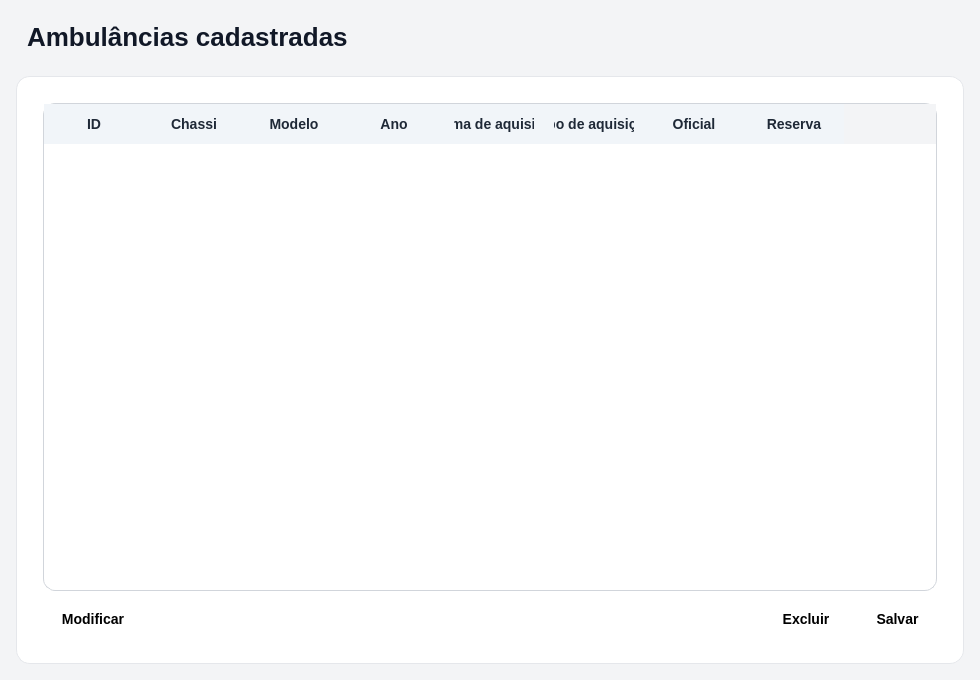
<?xml version="1.0" encoding="UTF-8"?>
<ui version="4.0">
 <class>ListarAmbulancias</class>
 <widget class="QWidget" name="ListarAmbulancias">
  <property name="geometry">
   <rect>
    <x>0</x>
    <y>0</y>
    <width>980</width>
    <height>680</height>
   </rect>
  </property>
  <property name="windowTitle">
   <string>Ambulâncias Cadastradas</string>
  </property>
  <property name="styleSheet">
   <string notr="true">
/* ============================
   ESTILO GERAL
============================ */
QWidget {
    background: #f3f4f6;
    font-family: &quot;Segoe UI&quot;, Arial;
    color: #1f2937;
    font-size: 14px;
}

/* ============================
   TÍTULO DA PÁGINA
============================ */
QLabel#tituloPagina {
    font-size: 26px;
    font-weight: 700;
    color: #111827;
    padding: 6px 4px 12px 4px;
}

/* ============================
   CARD PRINCIPAL DA TABELA
============================ */
QFrame#cardTabela {
    background: #ffffff;
    border-radius: 14px;
    border: 1px solid #e5e7eb;
    padding: 14px;
}

/* ============================
   TABELA
============================ */
QTableWidget {
    background: #ffffff;
    border-radius: 12px;
    border: 1px solid #d1d5db;
    gridline-color: #e5e7eb;
    selection-background-color: #4f46e5;
    selection-color: white;
    alternate-background-color: #f9fafb;
}

QHeaderView::section {
    background: #f1f5f9;
    color: #1f2937;
    padding: 10px;
    border: none;
    font-weight: bold;
    font-size: 14px;
}

QTableWidget::item:hover {
    background: #e0e7ff;
    color: #1e1b4b;
}

/* ============================
   BOTÕES
============================ */
QPushButton {
    padding: 10px 18px;
    border-radius: 10px;
    font-weight: 600;
    border: none;
}

QPushButton#btnModificar {
    background-color: #2563eb;
    color: white;
}
QPushButton#btnModificar:hover { background-color: #1d4ed8; }
QPushButton#btnModificar:pressed { background-color: #1e40af; }

QPushButton#btnExcluir {
    background-color: #dc2626;
    color: white;
}
QPushButton#btnExcluir:hover { background-color: #b91c1c; }
QPushButton#btnExcluir:pressed { background-color: #991b1b; }

QPushButton#btnSalvar {
    background-color: #16a34a;
    color: white;
}
QPushButton#btnSalvar:hover { background-color: #15803d; }
QPushButton#btnSalvar:pressed { background-color: #166534; }
   </string>
  </property>
  <layout class="QVBoxLayout" name="verticalLayout">
   <property name="spacing">
    <number>12</number>
   </property>
   <property name="leftMargin">
    <number>16</number>
   </property>
   <property name="topMargin">
    <number>16</number>
   </property>
   <property name="rightMargin">
    <number>16</number>
   </property>
   <property name="bottomMargin">
    <number>16</number>
   </property>
   <item>
    <widget class="QLabel" name="tituloPagina">
     <property name="text">
      <string>Ambulâncias cadastradas</string>
     </property>
     <property name="alignment">
      <set>Qt::AlignLeading|Qt::AlignLeft|Qt::AlignVCenter</set>
     </property>
    </widget>
   </item>
   <item>
    <widget class="QFrame" name="cardTabela">
     <property name="frameShape">
      <enum>QFrame::StyledPanel</enum>
     </property>
     <property name="frameShadow">
      <enum>QFrame::Raised</enum>
     </property>
     <layout class="QVBoxLayout" name="vboxCard">
      <property name="spacing">
       <number>10</number>
      </property>
      <property name="leftMargin">
       <number>12</number>
      </property>
      <property name="topMargin">
       <number>12</number>
      </property>
      <property name="rightMargin">
       <number>12</number>
      </property>
      <property name="bottomMargin">
       <number>12</number>
      </property>
      <item>
       <widget class="QTableWidget" name="tabelaAmbulancias">
        <property name="editTriggers">
         <set>QAbstractItemView::NoEditTriggers</set>
        </property>
        <property name="alternatingRowColors">
         <bool>true</bool>
        </property>
        <property name="selectionMode">
         <enum>QAbstractItemView::ExtendedSelection</enum>
        </property>
        <property name="selectionBehavior">
         <enum>QAbstractItemView::SelectRows</enum>
        </property>
        <property name="showGrid">
         <bool>true</bool>
        </property>
        <property name="gridStyle">
         <enum>Qt::SolidLine</enum>
        </property>
        <property name="sortingEnabled">
         <bool>true</bool>
        </property>
        <property name="cornerButtonEnabled">
         <bool>false</bool>
        </property>
        <property name="rowCount">
         <number>0</number>
        </property>
        <property name="columnCount">
         <number>8</number>
        </property>
        <column>
         <property name="text">
          <string>ID</string>
         </property>
        </column>
        <column>
         <property name="text">
          <string>Chassi</string>
         </property>
        </column>
        <column>
         <property name="text">
          <string>Modelo</string>
         </property>
        </column>
        <column>
         <property name="text">
          <string>Ano</string>
         </property>
        </column>
        <column>
         <property name="text">
          <string>Forma de aquisição</string>
         </property>
        </column>
        <column>
         <property name="text">
          <string>Tipo de aquisição</string>
         </property>
        </column>
        <column>
         <property name="text">
          <string>Oficial</string>
         </property>
        </column>
        <column>
         <property name="text">
          <string>Reserva</string>
         </property>
        </column>
       </widget>
      </item>
      <item>
       <layout class="QHBoxLayout" name="hboxButtons">
        <property name="spacing">
         <number>10</number>
        </property>
        <item>
         <widget class="QPushButton" name="btnModificar">
          <property name="styleSheet">
           <string notr="true">background-color: rgb(255, 255, 255);
color: rgb(0, 0, 0);</string>
          </property>
          <property name="text">
           <string>Modificar</string>
          </property>
         </widget>
        </item>
        <item>
         <spacer name="spacerLeft">
          <property name="orientation">
           <enum>Qt::Horizontal</enum>
          </property>
          <property name="sizeHint" stdset="0">
           <size>
            <width>40</width>
            <height>20</height>
           </size>
          </property>
         </spacer>
        </item>
        <item>
         <widget class="QPushButton" name="btnExcluir">
          <property name="styleSheet">
           <string notr="true">background-color: rgb(255, 255, 255);
color: rgb(0, 0, 0);</string>
          </property>
          <property name="text">
           <string>Excluir</string>
          </property>
         </widget>
        </item>
        <item>
         <widget class="QPushButton" name="btnSalvar">
          <property name="styleSheet">
           <string notr="true">background-color: rgb(255, 255, 255);
color: rgb(0, 0, 0);
border-color: rgb(0, 0, 0);</string>
          </property>
          <property name="text">
           <string>Salvar</string>
          </property>
         </widget>
        </item>
       </layout>
      </item>
     </layout>
    </widget>
   </item>
  </layout>
 </widget>
 <resources/>
 <connections/>
</ui>
